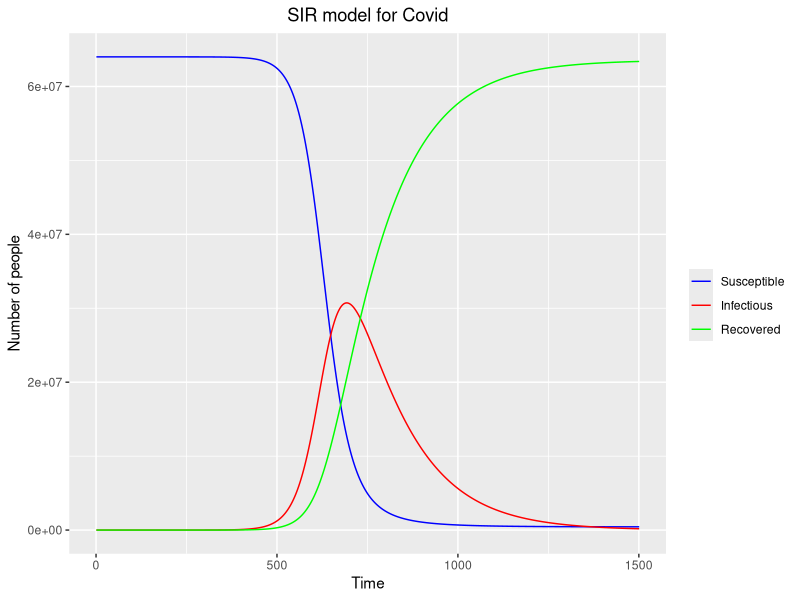
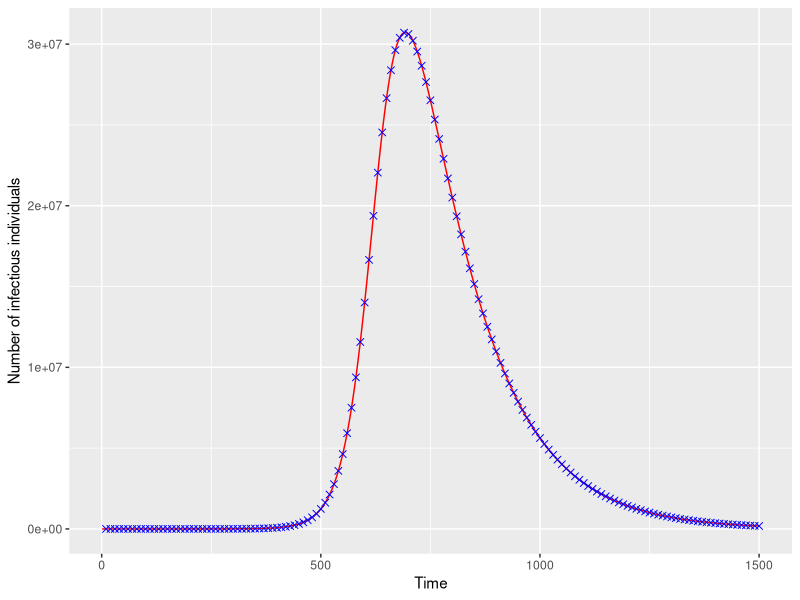
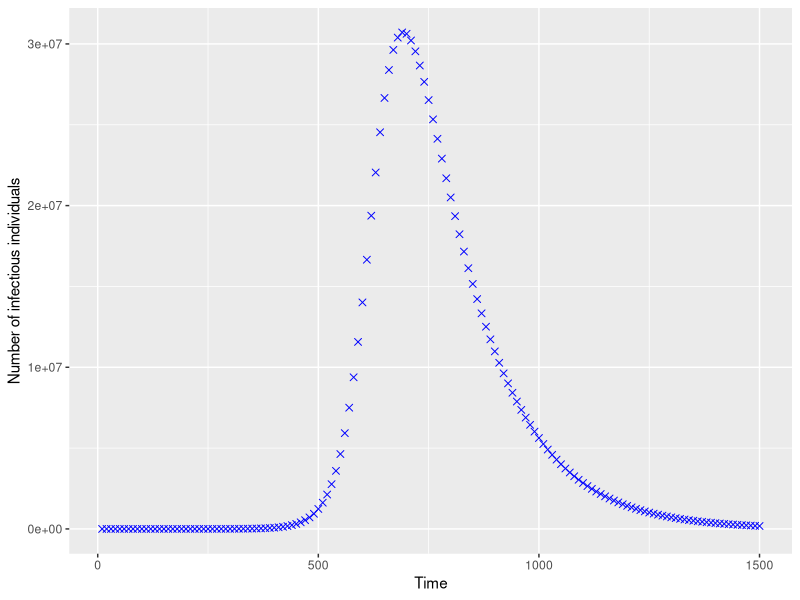
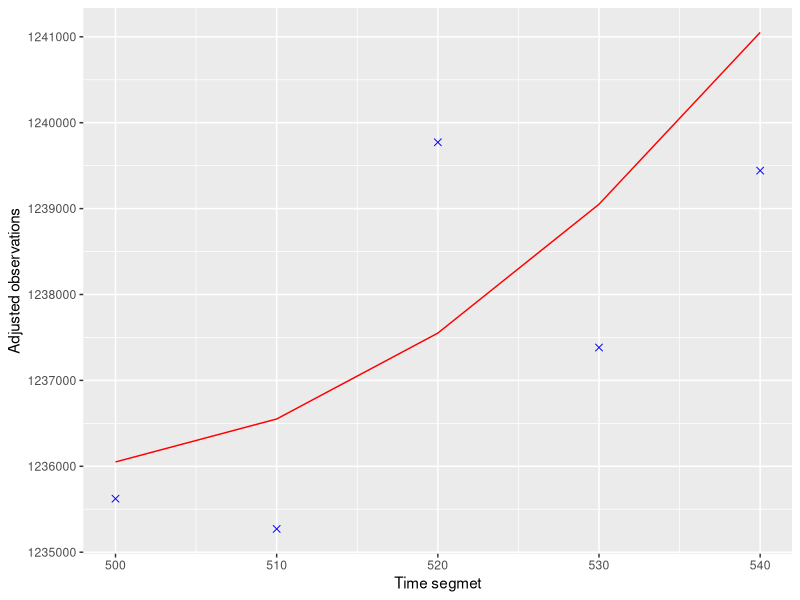

These charts were generated, in order, by the following R code:
library(ggplot2)

covid_simulation <- function(R0, dt, D, days) {
  
  # Here a simple covid model is run, where the true parameters are set in advance. In particular, we consider:
  # N - the number of the entire population
  # R0 - basic reproduction number
  # dt - time step used to approximate a differential equation
  # D - duration if the infectious period
  # days - number of days for which we run the simulation
  
  # The model only considers a closed population, hence no births or deaths are taken into account. 
  # This is SIR model, hence if compared to data, we expect an overestimation of the basic reproduction number
  
  
  # set the size of the population
  N <- 64 * 10^6
  
  # initial number of susceptible and infected individuals
  S0 <- N
  I0 <- 1
  
  # calculate the recovery rate
  r <- dt/D
  
  # transition parameter
  beta <- R0*r/N
  
  # total time steps
  steps <- days/dt
  
  # set vectors to store the number of the respective cases
  S <- S0
  I <- I0
  R <- 0
  
  # main loop begins here
  for (i in 1:steps) {
    # calculate the new number of susceptible individuals
    S_Next <- S[i] - beta*S[i]*I[i]
    # calculate the number of new infectious individuals
    I_Next <- I[i] + beta*S[i]*I[i] - r*I[i]
    # calculate the number of new recovered individuals
    R_Next <- R[i] + r*I[i]
    
    # store the results in a vector
    S <- c(S, S_Next)
    I <- c(I, I_Next)
    R <- c(R, R_Next)
  }
  
  return(list("time" = 1:(steps+1), "susceptible" = S, "infectious" = I, "recovered" = R))
}

# run the simulation
output <- covid_simulation(R0 = 5, dt = 0.1, D = 14, days = 150)

# store the output in a data frame
results <- data.frame(T = output$time, S = output$susceptible, I = output$infectious, R = output$recovered)

# plot the results for all three compartments
ggplot(data = results, aes(x=T)) +
  geom_line(aes(y=S, colour = "Susceptible")) +
  geom_line(aes(y=I, colour = "Infectious")) +
  geom_line(aes(y=R, colour = "Recovered")) +
  coord_cartesian(ylim = c(0, 6.4*10^7)) +
  scale_colour_manual("",
                      breaks = c("Susceptible", "Infectious", "Recovered"),
                      values = c("blue", "red", "green")) +
  ggtitle("SIR model for Covid") +
  theme(plot.title = element_text(hjust = 0.5)) +
  labs(x = "Time", y = "Number of people")

# generate noise around the true observations
noise <- NULL
days <- seq(from = 10, to = 1500, by = 10)

for (i in 1:150) {
  l <- results$I[days[i]]
  noise <- c(noise, rpois(1, l))
}

noise_data <- data.frame(d = days, n = noise)

# plot the results for the infectious individuals
ggplot(data = results, aes(x=T)) +
  geom_line(aes(y=I), colour = "red") +
  geom_point(data = noise_data, aes(x=d, y=n), colour = "blue", shape = 4, size = 2) +
  labs(x = "Time", y = "Number of infectious individuals")

# plot the data only
ggplot(data = results, aes(x=T)) +
  geom_point(data = noise_data, aes(x=d, y=n), colour = "blue", shape = 4, size = 2) +
  labs(x = "Time", y = "Number of infectious individuals")

# extract a zoomed in figure of the data
# plot the results for the infectious individuals

# set the observation times
time_segment <- c(500, 510, 520, 530, 540)
# extract the true data at the specified times
true_data <- output$infectious[time_segment]
# extract the observations
noisy_data <- noise[time_segment/10]
# extract the differences
diff_data <- noisy_data - true_data
# set the new true data
new_true_data <- c(true_data[1])
for (i in 1:length(time_segment)-1) {
  new_true_data <- c(new_true_data, new_true_data[i]+500*i)
}
# set the observed data
new_observed_data <- new_true_data + diff_data

# store the results in a data frame
final <- data.frame("time" = time_segment, "true" = new_true_data, "observed" = new_observed_data)

# plot the altered graph
ggplot(data = final, aes(x=time)) +
  geom_line(mapping = aes(y=true), colour = "red") +
  geom_point(mapping = aes(y=observed), colour = "blue", shape = 4, size = 2) +
  labs(x = "Time segmet", y = "Adjusted observations")
  

################################################################################################################
################################################################################################################

# construct the time dependent poisson likelihood
poissonLL <- function(theta, x) {
  # set the size of the population
  N <- 64 * 10^6
  
  beta <- theta[1]
  r <- theta[2]
  
  output <- covid_simulation(R0 = beta*N/r, dt = 0.1, D = 0.1/r, days = 150)
  lambda <- output$infectious[seq(0, length(output$infectious), 10)]

  return(sum(x*log(lambda)) - sum(lambda))
}

# use optim to find the MLEs
opt <- optim(poissonLL, par = c(5.3*10^(-10), 0.007), 
             lower=c(5.2*10^(-10),0.005),
             upper=c(5.9*10^(-10),0.008),
             method="L-BFGS-B",
             x = noise, control=list(fnscale=-1))

# calculate the true input parameters
true_r <- 0.1/14
true_beta <- 5*true_r/(64*10^6)

# print the true values of the parameters
true_r
true_beta

opt

################################################################################################################
################################################################################################################

#### Estimating the basic reproduction number R0 ####

# population size
N <- 64 * 10 ^ 6

# extract the index at which the maximum for the infectious individuals occurs
max_index <- which.max(output$infectious)

# extract the number of susceptible individuals
S_Imax <- output$susceptible[max_index]

# estimate the basic reproduction number
R0_Est <- N/S_Imax
R0_Est
